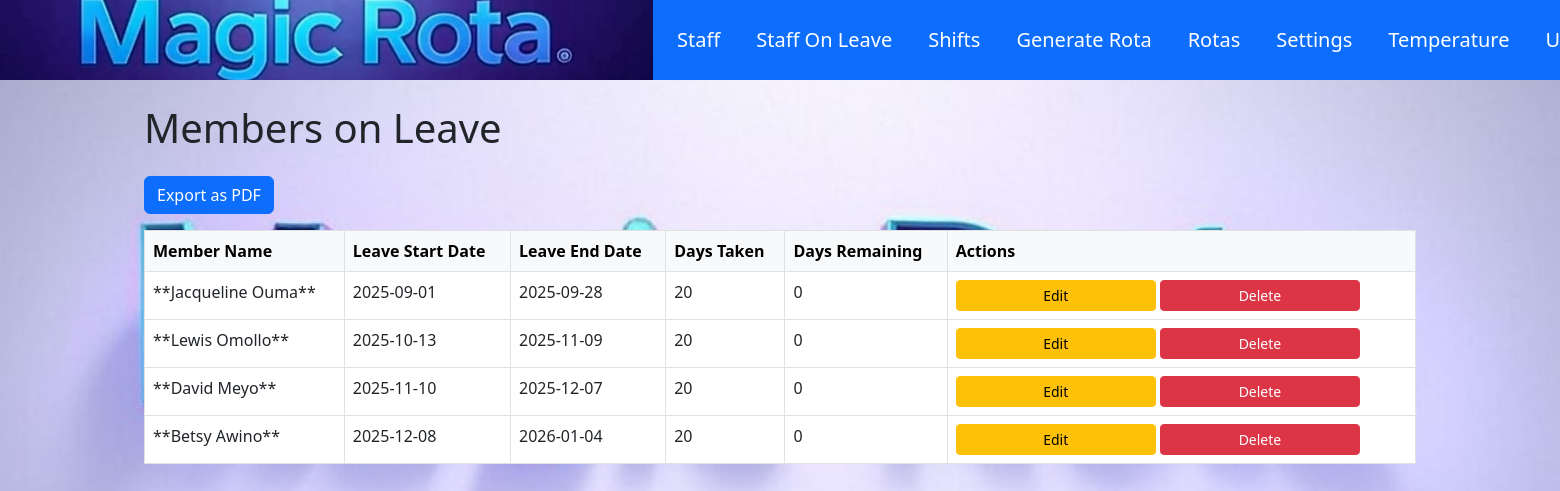
/on_leave (signed in), run on the app's committed database.
### models/models.py (models this page shows)
class Team(db.Model):
    id = db.Column(db.Integer, primary_key=True)
    name = db.Column(db.String(50), nullable=False)
    is_admin = db.Column(db.Integer, default=0)  # sets if team member is incharge there no odd shifts

### logic/leave_logic.py (models this page shows, shortened)
class Leave(db.Model):
    def days_taken(self):
        """Calculate the number of weekdays (Monday to Friday) taken."""
        if self.start_date and self.end_date:
            total_days_taken = 0
            current_date = self.start_date
            while current_date <= self.end_date:
                if current_date.weekday() < 5:  # Weekday (Monday=0 to Friday=4)
                    total_days_taken += 1
                current_date += timedelta(days=1)
            return total_days_taken
        return 0

### blueprints/leave.py (the view)
@leave_bp.route('/on_leave')
@login_required
def on_leave():
    leaves = Leave.query.all()
    current_date = date.today()  # This ensures compatibility with `leave.end_date`
    leaves_info = []
    def weekdays_between(start_date, end_date):
        weekdays = 0
        for single_date in (start_date + timedelta(n) for n in range((end_date - start_date).days + 1)):
            if single_date.weekday() < 5:  # Monday to Friday are considered weekdays
                weekdays += 1
        return weekdays
    for leave in leaves:
        days_taken = weekdays_between(leave.start_date, leave.end_date)
        if leave.start_date > current_date:
            days_remaining = days_taken
        else:
            days_remaining = weekdays_between(current_date, leave.end_date)
            if days_remaining < 0:
                days_remaining = 0  # Leave has ended, no remaining days
        leaves_info.append({
            'leave': leave,
            'days_taken': days_taken,
            'days_remaining': days_remaining
        })
    return render_template('on_leave.html', leaves_info=leaves_info, current_date=current_date, leaves_on_date=get_leaves_on_date(current_date))

### app.py (called while the page is built)
@login_manager.user_loader
def load_user(user_id):
    return db.session.get(User, int(user_id))

@app.before_request
def update_session_timeout():
    if current_user.is_authenticated:
        session.permanent = True  # Extend the session lifetime for each request

### logic/leave_logic.py (called while the page is built)
def get_leaves_on_date(today):
    leaves = Leave.query.filter(Leave.end_date >= today).all()
    return leaves

### templates/on_leave.html (shortened to what this page needs)
{% extends 'base.html' %}
{% block content %}
<div class="container mt-4">
    <h1 class="mb-4">Members on Leave</h1>
    <div class="mb-3">
        <a href="{{ url_for('pdf.leave_rota_pdf') }}" class="btn btn-primary">Export as PDF</a>
    </div>
    {% if leaves_info %}
    <table class="table table-bordered">
        <thead class="table-light">
            <tr>
                <th>Member Name</th>
                <th>Leave Start Date</th>
                <th>Leave End Date</th>
                <th>Days Taken</th>
                <th>Days Remaining</th>
                <th>Actions</th>
            </tr>
        </thead>
        <tbody>
            {% for leave_info in leaves_info %}
            <tr>
                <td>**{{ leave_info.leave.member.name|title }}**</td>
                <td>{{ leave_info.leave.start_date }}</td>
                <td>{{ leave_info.leave.end_date }}</td>
                <td>{{ leave_info.days_taken }}</td>
                <td>{{ leave_info.days_remaining }}</td>
                <td>
                    <button class="btn btn-warning btn-sm" data-bs-toggle="modal"
                            data-bs-target="#editLeaveModal{{ leave_info.leave.id }}">Edit</button>
                    <form action="{{ url_for('leave.delete_leave', leave_id=leave_info.leave.id) }}" method="POST" style="display:inline-block;">
                        <button type="submit" class="btn btn-danger btn-sm">Delete</button>
                    </form>
                </td>
            </tr>
            {% endfor %}
        </tbody>
    </table>
    {% else %}
    <div class="alert alert-info" role="alert">
        No members currently on leave.
    </div>
    {% endif %}
</div>
{% endblock %}

### static/styles.css (style rules this page uses)
button { align-self: center; width: 200px; }
body { background-image: url('/static/images/magic.jpeg'); background-size: cover; background-repeat: no-repeat; background-attachment: fixed; background-position: center; }

### data on the page
Team: leave.member.name "Jacqueline Ouma"
Leave: leave.start_date "2025-09-01", leave.end_date "2025-09-28"
Team: leave.member.name "Lewis Omollo"
Leave: leave.start_date "2025-10-13", leave.end_date "2025-11-09"
Team: leave.member.name "David Meyo"
Leave: leave.start_date "2025-11-10", leave.end_date "2025-12-07"
Team: leave.member.name "Betsy Awino"
Leave: leave.start_date "2025-12-08", leave.end_date "2026-01-04"

### other printed values
{{ leave_info.days_taken }} "20" "20" "20" "20"
{{ leave_info.days_remaining }} "0" "0" "0" "0"
